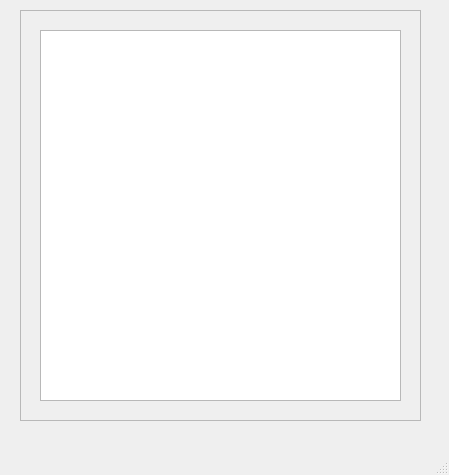
<?xml version="1.0" encoding="UTF-8"?>
<ui version="4.0">
 <class>MainWindow</class>
 <widget class="QMainWindow" name="MainWindow">
  <property name="geometry">
   <rect>
    <x>0</x>
    <y>0</y>
    <width>449</width>
    <height>475</height>
   </rect>
  </property>
  <property name="windowTitle">
   <string>Rapport d'éxecutions</string>
  </property>
  <widget class="QWidget" name="centralwidget">
   <widget class="QFrame" name="frame">
    <property name="geometry">
     <rect>
      <x>20</x>
      <y>10</y>
      <width>401</width>
      <height>411</height>
     </rect>
    </property>
    <property name="frameShape">
     <enum>QFrame::StyledPanel</enum>
    </property>
    <property name="frameShadow">
     <enum>QFrame::Raised</enum>
    </property>
    <widget class="QTextEdit" name="textEdit">
     <property name="geometry">
      <rect>
       <x>20</x>
       <y>20</y>
       <width>361</width>
       <height>371</height>
      </rect>
     </property>
    </widget>
   </widget>
  </widget>
  <widget class="QMenuBar" name="menubar">
   <property name="geometry">
    <rect>
     <x>0</x>
     <y>0</y>
     <width>449</width>
     <height>30</height>
    </rect>
   </property>
  </widget>
  <widget class="QStatusBar" name="statusbar"/>
 </widget>
 <resources/>
 <connections/>
</ui>
